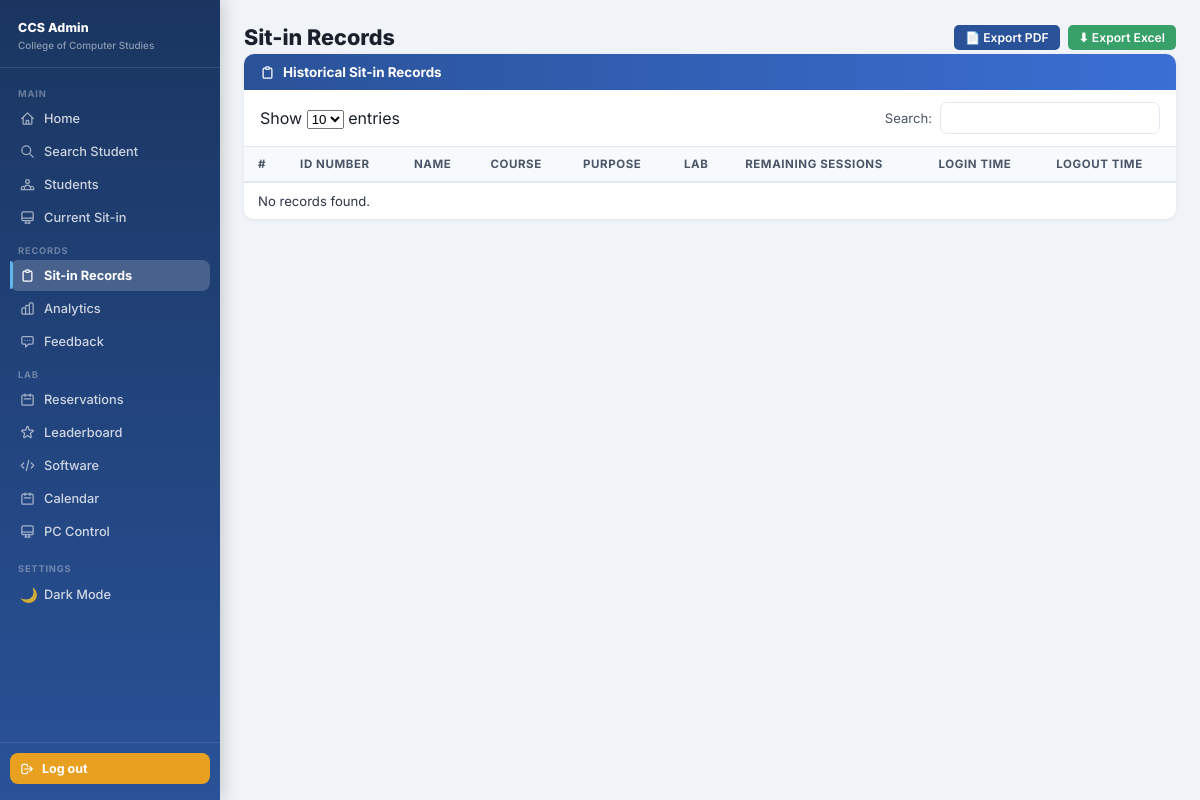
/admin/sitin_records (signed in), run on an earlier commit of the app's database.
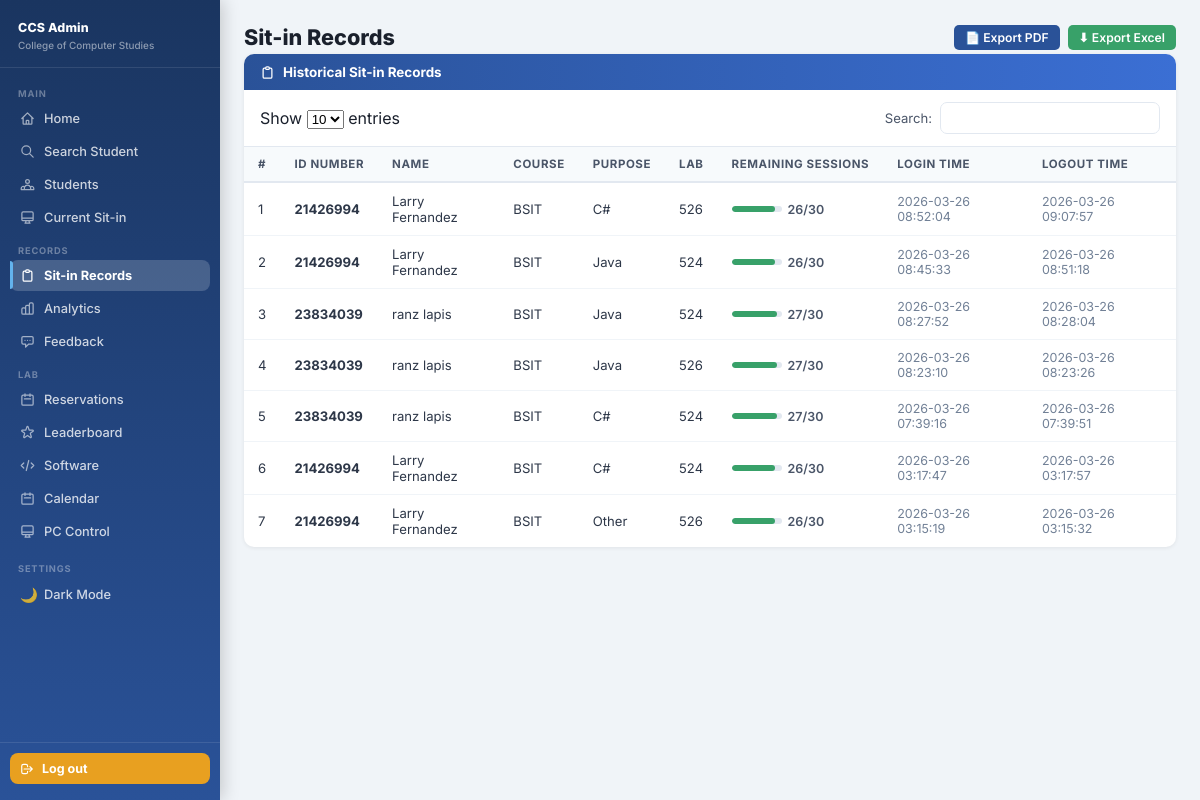
And on a later commit of the database.
### tables this page shows
CREATE TABLE sit_in_records (
            id          INTEGER PRIMARY KEY AUTOINCREMENT,
            idno        VARCHAR(20) NOT NULL,
            purpose     VARCHAR(100) NOT NULL,
            lab         VARCHAR(20)  NOT NULL,
            login_time  TIMESTAMP NOT NULL,
            logout_time TIMESTAMP DEFAULT CURRENT_TIMESTAMP,
            FOREIGN KEY (idno) REFERENCES students(idno)
        );

CREATE TABLE students (
            id             INTEGER PRIMARY KEY AUTOINCREMENT,
            idno           VARCHAR(20)  UNIQUE NOT NULL,
            lastname       VARCHAR(50)  NOT NULL,
            firstname      VARCHAR(50)  NOT NULL,
            middlename     VARCHAR(50),
            course         VARCHAR(20)  NOT NULL,
            level          VARCHAR(5)   NOT NULL,
            email          VARCHAR(100) UNIQUE NOT NULL,
            address        TEXT,
            password       VARCHAR(255) NOT NULL,
            image_filename VARCHAR(255),
            remaining_session INTEGER DEFAULT 30,
            created_at     TIMESTAMP DEFAULT CURRENT_TIMESTAMP
        , profile_image TEXT);

### app.py (the view)
@app.route('/admin/sitin_records')
def sitin_records():
    r = admin_required()
    if r: return r
    records  = get_sitin_records()
    students = get_all_students()
    return render_template('sitin_records.html', records=records, students=students)

### app.py (called while the page is built)
def is_logged_in():
    return 'student_id' in session

def is_admin():
    return session.get('role') == 'admin'

def admin_required():
    if not is_logged_in() or not is_admin():
        flash('Admin access required.', 'error')
        return redirect(url_for('login'))

### dbhelper.py (called while the page is built)
def connect():
    base_path = os.path.dirname(os.path.abspath(__file__))
    db_path   = os.path.join(base_path, "sysarch.db")
    conn      = sqlite3.connect(db_path)
    conn.row_factory = sqlite3.Row
    return conn

def get_all_students():
    conn = connect()
    cur  = conn.cursor()
    cur.execute("SELECT * FROM students ORDER BY lastname, firstname")
    rows = cur.fetchall()
    conn.close()
    return rows

def get_sitin_records():
    conn = connect()
    cur  = conn.cursor()
    cur.execute('''
        SELECT r.id, r.idno, st.firstname, st.lastname, st.course, st.level,
               r.purpose, r.lab, r.login_time, r.logout_time
        FROM sit_in_records r
        JOIN students st ON r.idno = st.idno
        ORDER BY r.logout_time DESC
    ''')
    rows = cur.fetchall()
    conn.close()
    return rows

### templates/sitin_records.html (shortened to what this page needs)
<!DOCTYPE html>
<html lang="en">
<head>
  <link rel="stylesheet" href="{{ url_for('static', filename='css/admin.css') }}">
</head>
<body>
{% from 'macros.html' import admin_nav %}
{{ admin_nav('records') }}
<div class="admin-page">
  <div style="display:flex;align-items:center;justify-content:space-between;flex-wrap:wrap;gap:10px;margin-bottom:4px;">
    <div class="page-heading" style="margin:0;">Sit-in Records</div>
    <div style="display:flex;gap:8px;">
      <a href="{{ url_for('export_pdf') }}" class="btn btn-primary btn-sm" target="_blank">📄 Export PDF</a>
      <a href="{{ url_for('export_csv') }}" class="btn btn-success btn-sm">⬇ Export Excel</a>
    </div>
  </div>
  <div class="card">
    <div class="card-header">
      <svg width="16" height="16" fill="none" viewBox="0 0 24 24" stroke="currentColor"><path stroke-linecap="round" stroke-linejoin="round" stroke-width="2" d="M9 5H7a2 2 0 00-2 2v12a2 2 0 002 2h10a2 2 0 002-2V7a2 2 0 00-2-2h-2M9 5a2 2 0 002 2h2a2 2 0 002-2M9 5a2 2 0 012-2h2a2 2 0 012 2"/></svg>
      Historical Sit-in Records
    </div>
    <div class="table-toolbar">
      <div class="entries-select">Show <select><option>10</option><option>25</option><option>50</option></select> entries</div>
      <div style="display:flex;align-items:center;gap:8px;font-size:0.82rem;color:#4a5568;">
        Search: <input type="text" id="tableSearch" oninput="searchTable(this.value)" class="table-search-input"/>
      </div>
    </div>
    <div class="table-wrap">
      <table class="data-table" id="recordsTable">
        <thead>
          <tr><th>#</th><th>ID Number</th><th>Name</th><th>Course</th><th>Purpose</th><th>Lab</th><th>Remaining Sessions</th><th>Login Time</th><th>Logout Time</th></tr>
        </thead>
        <tbody>
          {% for r in records %}
          <tr>
            <td>{{ loop.index }}</td>
            <td><strong>{{ r.idno }}</strong></td>
            <td>{{ r.firstname }} {{ r.lastname }}</td>
            <td>{{ r.course }}</td>
            <td>{{ r.purpose }}</td>
            <td>{{ r.lab }}</td>
            <td>
              {% set student = namespace(sess=None) %}
              {% for s in students if s.idno == r.idno %}
                {% set student.sess = s.remaining_session %}
              {% endfor %}
              {% if student.sess is not none %}
                <div style="display:flex;align-items:center;gap:6px;">
                  <div style="width:50px;background:#e2e8f0;border-radius:4px;height:6px;overflow:hidden;">
                    <div style="width:{{ (student.sess/30*100)|int }}%;height:100%;background:{% if student.sess > 15 %}#38a169{% elif student.sess > 5 %}#d69e2e{% else %}#e53e3e{% endif %};border-radius:4px;"></div>
                  </div>
                  <span style="font-size:0.78rem;color:#4a5568;font-weight:600;">{{ student.sess }}/30</span>
                </div>
              {% else %}—{% endif %}
            </td>
            <td style="color:#718096;font-size:0.78rem;">{{ r.login_time }}</td>
            <td style="color:#718096;font-size:0.78rem;">{{ r.logout_time }}</td>
          </tr>
          {% else %}
          <tr><td colspan="9" class="no-data-cell">No records found.</td></tr>
          {% endfor %}
        </tbody>
      </table>
    </div>
  </div>
</div>
</div>
</body>
</html>

### templates/macros.html (shortened to what this page needs)
{% macro admin_nav(active='') %}
<aside class="admin-sidebar">
  <div class="sidebar-brand">
    <div class="sidebar-brand-title">CCS Admin</div>
    <div class="sidebar-brand-sub">College of Computer Studies</div>
  </div>
  <nav class="sidebar-nav">
    <div class="sidebar-section-label">Main</div>
    <a href="{{ url_for('dashboard') }}" class="sidebar-link {{ 'active' if active=='home' }}">
      <svg fill="none" viewBox="0 0 24 24" stroke="currentColor" stroke-width="2"><path stroke-linecap="round" stroke-linejoin="round" d="M3 12l2-2m0 0l7-7 7 7M5 10v10a1 1 0 001 1h3m10-11l2 2m-2-2v10a1 1 0 01-1 1h-3m-6 0a1 1 0 001-1v-4a1 1 0 011-1h2a1 1 0 011 1v4a1 1 0 001 1m-6 0h6"/></svg>
      Home
    </a>
    <button onclick="openSearch();return false;" class="sidebar-link {{ 'active' if active=='search' }}">
      <svg fill="none" viewBox="0 0 24 24" stroke="currentColor" stroke-width="2"><path stroke-linecap="round" stroke-linejoin="round" d="M21 21l-6-6m2-5a7 7 0 11-14 0 7 7 0 0114 0z"/></svg>
      Search Student
    </button>
    <a href="{{ url_for('students_list') }}" class="sidebar-link {{ 'active' if active=='students' }}">
      Students
    </a>
    <a href="{{ url_for('current_sitin') }}" class="sidebar-link {{ 'active' if active=='current' }}">
      <svg fill="none" viewBox="0 0 24 24" stroke="currentColor" stroke-width="2"><path stroke-linecap="round" stroke-linejoin="round" d="M9.75 17L9 20l-1 1h8l-1-1-.75-3M3 13h18M5 17h14a2 2 0 002-2V5a2 2 0 00-2-2H5a2 2 0 00-2 2v10a2 2 0 002 2z"/></svg>
      Current Sit-in
    </a>
    <div class="sidebar-section-label">Records</div>
    <a href="{{ url_for('sitin_records') }}" class="sidebar-link {{ 'active' if active=='records' }}">
      <svg fill="none" viewBox="0 0 24 24" stroke="currentColor" stroke-width="2"><path stroke-linecap="round" stroke-linejoin="round" d="M9 5H7a2 2 0 00-2 2v12a2 2 0 002 2h10a2 2 0 002-2V7a2 2 0 00-2-2h-2M9 5a2 2 0 002 2h2a2 2 0 002-2M9 5a2 2 0 012-2h2a2 2 0 012 2"/></svg>
      Sit-in Records
    </a>
    <a href="{{ url_for('sitin_reports') }}" class="sidebar-link {{ 'active' if active=='analytics' }}">
      Analytics
    </a>
    <a href="{{ url_for('feedback_reports') }}" class="sidebar-link {{ 'active' if active=='feedback' }}">
      <svg fill="none" viewBox="0 0 24 24" stroke="currentColor" stroke-width="2"><path stroke-linecap="round" stroke-linejoin="round" d="M8 10h.01M12 10h.01M16 10h.01M9 16H5a2 2 0 01-2-2V6a2 2 0 012-2h14a2 2 0 012 2v8a2 2 0 01-2 2h-5l-5 5v-5z"/></svg>
      Feedback
    </a>
    <div class="sidebar-section-label">Lab</div>
    <a href="{{ url_for('admin_reservations') }}" class="sidebar-link {{ 'active' if active=='reservation' }}">
      <svg fill="none" viewBox="0 0 24 24" stroke="currentColor" stroke-width="2"><path stroke-linecap="round" stroke-linejoin="round" d="M8 7V3m8 4V3m-9 8h10M5 21h14a2 2 0 002-2V7a2 2 0 00-2-2H5a2 2 0 00-2 2v12a2 2 0 002 2z"/></svg>
      Reservations
    </a>
    <a href="{{ url_for('admin_leaderboard') }}" class="sidebar-link {{ 'active' if active=='leaderboard' }}">
      Leaderboard
    </a>
    <a href="{{ url_for('admin_software') }}" class="sidebar-link {{ 'active' if active=='software' }}">
      <svg fill="none" viewBox="0 0 24 24" stroke="currentColor" stroke-width="2"><path stroke-linecap="round" stroke-linejoin="round" d="M10 20l4-16m4 4l4 4-4 4M6 16l-4-4 4-4"/></svg>
      Software
    </a>
    <a href="{{ url_for('admin_calendar') }}" class="sidebar-link {{ 'active' if active=='calendar' }}">
      <svg fill="none" viewBox="0 0 24 24" stroke="currentColor" stroke-width="2"><path stroke-linecap="round" stroke-linejoin="round" d="M8 7V3m8 4V3m-9 8h10M5 21h14a2 2 0 002-2V7a2 2 0 00-2-2H5a2 2 0 00-2 2v12a2 2 0 002 2z"/></svg>
      Calendar
    </a>
    <a href="{{ url_for('pc_control') }}" class="sidebar-link {{ 'active' if active=='pc_control' }}">
      <svg fill="none" viewBox="0 0 24 24" stroke="currentColor" stroke-width="2"><path stroke-linecap="round" stroke-linejoin="round" d="M9.75 17L9 20l-1 1h8l-1-1-.75-3M3 13h18M5 17h14a2 2 0 002-2V5a2 2 0 00-2-2H5a2 2 0 00-2 2v10a2 2 0 002 2z"/></svg>
      PC Control
    </a>
    <div class="sidebar-section-label" style="margin-top:6px;">Settings</div>
    <button onclick="toggleAdminDark()" class="sidebar-dark-link admin-dark-btn">
      <span class="sidebar-dark-icon">🌙</span>
      <span class="dark-btn-label">Dark Mode</span>
    </button>
  </nav>
  <div class="sidebar-bottom">
    <a href="{{ url_for('logout') }}" class="sidebar-logout">
      <svg fill="none" viewBox="0 0 24 24" stroke="currentColor" stroke-width="2"><path stroke-linecap="round" stroke-linejoin="round" d="M17 16l4-4m0 0l-4-4m4 4H7m6 4v1a3 3 0 01-3 3H6a3 3 0 01-3-3V7a3 3 0 013-3h4a3 3 0 013 3v1"/></svg>
      Log out
    </a>
  </div>
</aside>
<div class="admin-main-content">
{% endmacro %}

### static/css/admin.css (style rules this page uses)
*, *::before, *::after { box-sizing: border-box; margin: 0; padding: 0; }
body { font-family: 'Inter', sans-serif; background: #f0f4f8; color: #1a202c; display: flex; flex-direction: row; min-height: 100vh; }
a { text-decoration: none; color: inherit; }
button { font-family: 'Inter', sans-serif; }
.admin-sidebar { width: 220px; min-width: 220px; background: linear-gradient(180deg, #1a3560 0%, #2a5298 100%); display: flex; flex-direction: column; position: fixed; top: 0; left: 0; bottom: 0; z-index: 200; box-shadow: 3px 0 16px rgba(0,0,0,0.18); overflow-y: auto; overflow-x: hidden; }
.sidebar-brand { padding: 20px 18px 16px; border-bottom: 1px solid rgba(255,255,255,0.1); flex-shrink: 0; }
.sidebar-brand-title { color: #fff; font-size: 0.78rem; font-weight: 800; line-height: 1.35; letter-spacing: 0.01em; }
.sidebar-brand-sub { color: rgba(255,255,255,0.5); font-size: 0.62rem; font-weight: 500; margin-top: 2px; }
.sidebar-nav { flex: 1; padding: 10px 10px 0; }
.sidebar-section-label { font-size: 0.58rem; font-weight: 700; color: rgba(255,255,255,0.35); text-transform: uppercase; letter-spacing: .09em; padding: 10px 8px 4px; }
.sidebar-link { display: flex; align-items: center; gap: 9px; padding: 8px 10px; border-radius: 8px; color: rgba(255,255,255,0.78); font-size: 0.8rem; font-weight: 500; text-decoration: none; transition: all 0.14s; margin-bottom: 2px; cursor: pointer; border: none; background: none; width: 100%; text-align: left; font-family: 'Inter', sans-serif; position: relative; }
.sidebar-link svg { width: 15px; height: 15px; flex-shrink: 0; opacity: 0.75; }
.sidebar-link.active { background: rgba(255,255,255,0.18); color: #fff; font-weight: 700; }
.sidebar-link.active svg { opacity: 1; }
.sidebar-link.active::before { content: ''; position: absolute; left: 0; width: 3px; height: 28px; background: #63b3ed; border-radius: 0 3px 3px 0; }
.sidebar-bottom { padding: 10px; border-top: 1px solid rgba(255,255,255,0.1); flex-shrink: 0; }
.sidebar-logout { display: flex; align-items: center; gap: 8px; padding: 8px 10px; border-radius: 8px; color: #fff; background: #e8a020; font-size: 0.78rem; font-weight: 700; text-decoration: none; transition: background 0.14s; margin-bottom: 6px; }
.sidebar-logout svg { width: 14px; height: 14px; flex-shrink: 0; }
.admin-main-content { margin-left: 220px; flex: 1; min-width: 0; width: calc(100% - 220px); min-height: 100vh; background: #f0f4f8; padding: 24px; box-sizing: border-box; }
.admin-page, .page-wrap { max-width: 100%; margin: 0; padding: 0; }
.page-heading { font-size: 1.35rem; font-weight: 800; color: #1a202c; margin-bottom: 18px; }
.card { background: #fff; border-radius: 10px; overflow: hidden; box-shadow: 0 1px 4px rgba(0,0,0,.07); margin-bottom: 18px; }
.card-header { display: flex; align-items: center; gap: 8px; background: linear-gradient(90deg, #2a5298, #3b6fd4); color: #fff; padding: 10px 16px; font-size: 0.84rem; font-weight: 700; }
.card-header svg { width: 15px; height: 15px; flex-shrink: 0; }
.btn { display: inline-flex; align-items: center; justify-content: center; gap: 6px; padding: 8px 18px; border-radius: 7px; font-size: 0.84rem; font-weight: 600; font-family: 'Inter', sans-serif; border: none; cursor: pointer; transition: background 0.15s, opacity 0.15s; text-decoration: none; }
.btn-primary { background: #2a5298; color: #fff; }
.btn-success { background: #38a169; color: #fff; }
.btn-sm { padding: 5px 11px; font-size: 0.76rem; border-radius: 5px; }
.table-toolbar { display: flex; align-items: center; justify-content: space-between; padding: 12px 16px; border-bottom: 1px solid #e2e8f0; flex-wrap: wrap; gap: 10px; }
.table-search-input { padding: 7px 12px; border: 1.5px solid #e2e8f0; border-radius: 7px; font-size: 0.82rem; font-family: 'Inter', sans-serif; outline: none; transition: border 0.15s; width: 220px; }
.data-table { width: 100%; border-collapse: collapse; font-size: 0.82rem; }
.data-table th { background: #f7fafc; color: #4a5568; font-size: 0.72rem; font-weight: 700; text-transform: uppercase; letter-spacing: .05em; padding: 10px 14px; text-align: left; border-bottom: 2px solid #e2e8f0; white-space: nowrap; }
.data-table td { padding: 10px 14px; border-bottom: 1px solid #f0f4f8; color: #2d3748; vertical-align: middle; }
.data-table tr:last-child td { border-bottom: none; }

What changed in the data, as far as the page shows it:
added sit_in_records: idno "21426994", firstname "Larry", lastname "Fernandez", course "BSIT", purpose "C#", lab "526", {{ (student.sess/30*100)|int }} 86 (drawn), sess "26", login_time "2026-03-26 08:52:04", logout_time "2026-03-26 09:07:57"
added sit_in_records: idno "21426994", firstname "Larry", lastname "Fernandez", course "BSIT", purpose "Java", lab "524", {{ (student.sess/30*100)|int }} 86 (drawn), sess "26", login_time "2026-03-26 08:45:33", logout_time "2026-03-26 08:51:18"
added sit_in_records: idno "23834039", firstname "ranz", lastname "lapis", course "BSIT", purpose "Java", lab "524", {{ (student.sess/30*100)|int }} 90 (drawn), sess "27", login_time "2026-03-26 08:27:52", logout_time "2026-03-26 08:28:04"
added sit_in_records: idno "23834039", firstname "ranz", lastname "lapis", course "BSIT", purpose "Java", lab "526", {{ (student.sess/30*100)|int }} 90 (drawn), sess "27", login_time "2026-03-26 08:23:10", logout_time "2026-03-26 08:23:26"
added sit_in_records: idno "23834039", firstname "ranz", lastname "lapis", course "BSIT", purpose "C#", lab "524", {{ (student.sess/30*100)|int }} 90 (drawn), sess "27", login_time "2026-03-26 07:39:16", logout_time "2026-03-26 07:39:51"
added sit_in_records: idno "21426994", firstname "Larry", lastname "Fernandez", course "BSIT", purpose "C#", lab "524", {{ (student.sess/30*100)|int }} 86 (drawn), sess "26", login_time "2026-03-26 03:17:47", logout_time "2026-03-26 03:17:57"
added sit_in_records: idno "21426994", firstname "Larry", lastname "Fernandez", course "BSIT", purpose "Other", lab "526", {{ (student.sess/30*100)|int }} 86 (drawn), sess "26", login_time "2026-03-26 03:15:19", logout_time "2026-03-26 03:15:32"
Also different on the page:
text no longer shown: "No records found."
